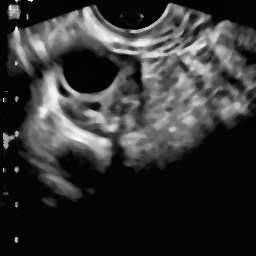
#> input picture cellposeTest/dominant_follicle_0001.jpg, 256 x 256 px, found by its file name
$ jupyter execute --allow-errors Part_2_template.ipynb
#> lines starting #> are read from the running program, lines starting #| are printed output that depends on the picture; after the words box and inside, x2 and y2 are one past the last pixel; in counts of white or black regions, pixels touching at a corner belong together
# QP2 Computational Lab Week 2 Template

In Part 1, we loaded our ultrasound images and did some pre-processing of an image to make the follicles more distinct, and therefore easier to recognize by AI models. We quantified the improvements to signal-to-noise ratio provided by a median filter and CLAHE method.

This week, we will work to create 'masks' of the follicles on pre-processed images, which can be used for training AI systems to recognize our features of interest.

We will explore three methods:
* The Gold Standard: Manual annotation of images
* A Silver (?) Standard: Using CellPose, a generalist algorithm for cellular segmentation, released in 2020
* The 'Traditional' Method: Using OpenCV (cv2), an open-source computer vision library, available since 2011

First, let's pre-process all of the files in your Dominant Follicle folder. (No need to do the ROI or CNR checks anymore; we already validated this method in Part 1.). Here is some sample code for that. If you changed any of the processing parameters for median blur or CLAHE, make the same modifications here.

[cell 1]
import cv2
import os
import glob
from tqdm import tqdm # Useful for showing a progress bar

def bulk_process_ultrasound(input_dir, output_dir):
    # 1. Create output directory if it doesn't exist
    if not os.path.exists(output_dir):
        os.makedirs(output_dir)
        print(f"Created directory: {output_dir}")

    # 2. Get list of all .jpg files
    image_paths = glob.glob(os.path.join(input_dir, "*.jpg"))
    print(f"Found {len(image_paths)} images to process.")

    # 3. Setup CLAHE
    clahe = cv2.createCLAHE(clipLimit=3.0, tileGridSize=(8,8))

    # 4. Loop through images
    for path in tqdm(image_paths):
        # Read image
        img = cv2.imread(path, cv2.IMREAD_GRAYSCALE)
        if img is None: continue

        # --- WEEK 1 PIPELINE ---
        # Step A: Median Filter (Speckle removal)
        denoised = cv2.medianBlur(img, 5)

        # Step B: CLAHE (Contrast stretch)
        processed = clahe.apply(denoised)

        # 5. Save the result
        file_name = os.path.basename(path)
        save_path = os.path.join(output_dir, file_name)
        cv2.imwrite(save_path, processed)

    print(f"\nDone! Processed images are in: {output_dir}")

[cell 2]
input_directory = r'C:\Users\zacha\qp2Clab1\archive\Ovarian_US\dominant_follicle'
bulk_process_ultrasound(input_directory, "output_images")

Once this is done, you will set up LabelMe to generate high-quality "Gold Standard" datasets for medical segmentation. LabelMe is a Python-based annotation tool that allows us to draw precise polygons around follicles.

Since LabelMe is a Python package, the safest way to install it is within a Virtual Environment to avoid conflicts with your other AI libraries.

# Manual Annotation

## Create a Dedicated Environment

Open your terminal (or Anaconda Prompt) and run:

conda create --name labelme python=3.9

Then activate it:

conda activate labelme

## Install LabelMe

Once the environment is active, install the package via pip:

pip install labelme

## Launch the App

Simply type the name of the tool in your terminal:

labelme

A window should pop up. You can now go to File > Open Dir and select your folder of processed ultrasound .jpg files. Be sure to use the processed JPEGs, not the raw ones. LabelMe will create .json files in the same folder.

## How to Annotate for Folliculometry
To get the best results for your future U-Net, follow these "Clinical Annotation" rules:

Use Polygons: Click "Create Polygons" (or press Ctrl+N). Do not use rectangles; follicles are organic, fluid-filled sacs and require precise boundary tracing.

The "Inner Wall" Rule: In ultrasound, the follicle wall has some thickness. Aim for the interface where the dark fluid meets the gray tissue.

Naming Conventions: When prompted for a label, use a consistent name like follicle. If you are tracking multiple follicles, you can name them follicle_1, follicle_2, etc.

Save Often: LabelMe creates one .json file for every .jpg image. These files contain the coordinate points you will later convert into .png masks.

Your task: Annotate the dominant follicle in 5 images, using LabelMe.  When that is done, return here.

Now that you have 5 .json files from LabelMe, let's do a Mask Audit. This makes sure our manual work is ready for AI.

First, convert your json files to binary masks to create .png files. Here is sample code to do that one at a time.

[cell 3]
import json
import numpy as np
import cv2

def json_to_binary_mask(json_path, image_shape):
    with open(json_path, 'r') as f:
        data = json.load(f)

    # Create blank canvas
    mask = np.zeros(image_shape, dtype=np.uint8)

    for shape in data['shapes']:
        # Extract polygon points
        points = np.array(shape['points'], dtype=np.int32)
        # Fill polygon with 255 (Follicle)
        cv2.fillPoly(mask, [points], 255)

    return mask

# Save as PNG (NOT JPG!).  Example:
# cv2.imwrite('mask_01.png', mask)

[cell 4]
# if you're not sure what your image_shape is, check it here:
import cv2

# Load one of your processed images
temp_img = cv2.imread('output_images/dominant_follicle_0001.jpg', cv2.IMREAD_GRAYSCALE)
#> temp_img is the input picture: shape (256, 256); min 0, max 255, mean 53.1

# This will give you a tuple like (480, 640)
my_shape = temp_img.shape
#> my_shape = (256, 256)

print(f"The image shape is: {my_shape}")
#| The image shape is: (256, 256)

#> (a cell that did not finish here is left out)

[cell 6]
import cv2
import matplotlib.pyplot as plt

def check_mask_alignment(img, mask):
    # Create a red-tinted overlay
    overlay = img.copy()
    overlay = cv2.cvtColor(overlay, cv2.COLOR_GRAY2RGB)
    overlay[mask > 0] = [0, 0, 255]

    # Blend the original and the overlay
    alpha = 0.3
    combined = cv2.addWeighted(overlay, alpha, cv2.cvtColor(img, cv2.COLOR_GRAY2RGB), 1 - alpha, 0)

    return combined

# Just process the first image without displaying
img_path = f"output_images/dominant_follicle_0001.jpg"
mask_path = f"mask_0001.png"

img = cv2.imread(img_path, cv2.IMREAD_GRAYSCALE)
mask = cv2.imread(mask_path, cv2.IMREAD_GRAYSCALE)

if img is not None and mask is not None:
    result = check_mask_alignment(img, mask)
    print("Alignment check completed successfully")
else:
    print("Could not load image or mask")

Now do an overlay check: Use the code below to overlay your mask onto the original image. If the red "tint" doesn't perfectly match the follicle boundary, you need to refine your trace in LabelMe.

[cell 7]
import cv2

for i in range(1, 6):
    img_path = f"output_images/dominant_follicle_{i:04d}.jpg"
    mask_path = f"mask_{i:04d}.png"

    img = cv2.imread(img_path, cv2.IMREAD_GRAYSCALE)
    mask = cv2.imread(mask_path, cv2.IMREAD_GRAYSCALE)

    if img is not None and mask is not None:
        # Create a red-tinted overlay
        overlay = img.copy()
        overlay = cv2.cvtColor(overlay, cv2.COLOR_GRAY2RGB)
        overlay[mask > 0] = [0, 0, 255]

        # Blend the original and the overlay
        alpha = 0.3
        combined = cv2.addWeighted(overlay, alpha, cv2.cvtColor(img, cv2.COLOR_GRAY2RGB), 1 - alpha, 0)

        # Save instead of display
        cv2.imwrite(f"alignment_check_{i:04d}.png", combined)
        print(f"Saved alignment_check_{i:04d}.png")
    else:
        print(f"Could not load image or mask for follicle_{i:04d}")

# CellPose Annotation

Unless you would like to manually annotate all of the files in the folder, let's try some ways to automate the rest of the dataset.  Cellpose was first made publicly available as a preprint on bioRxiv on February 3, 2020. The peer-reviewed paper was subsequently published in the journal Nature Methods on February 3, 2020, and appeared in the January 2021 issue.

It was developed by Carsen Stringer, Tim Wang, Michalis Michaelos, and Marius Pachitariu of the Janelia Research Campus as a "generalist algorithm for cellular segmentation" designed to work on a wide variety of biological images. It's pretty impressive!

NOTE: I do not expect Cellpose to do very well - don't be alarmed if it does a poor job.  But you might uncover a great way to use it!

Take a few minutes to go to cellpose.org and play around with the sample images there.  This will give you a lot better idea of the capabilities of the system and what we will be trying to do with our calls to Cellpose from our script.

[cell 8]
# First install Cellpose

Cellpose takes a lot of processing power. Before trying to annotate the entire folder, create a working folder of a subset; use just the files you manually annotated in LabelMe. Use the working folder for the rest of this section.

[cell 9]
# Apply Cellpose to annotate the small subset of your processed images, corresponding to those you manually annotated
import os
import cv2
import numpy as np
from cellpose import models, io
from tqdm import tqdm

def run_cellpose_v4_final(input_dir, output_dir):
    # 1. Create directory
    if not os.path.exists(output_dir):
        os.makedirs(output_dir)

    # 2. Setup Device (v4 standard)
    device, gpu = models.assign_device(use_torch=True, gpu=True)

    # 3. Initialize ONLY the CellposeModel (Note the single .models)
    # Using model_type='cyto2' here forces it to skip the SAM search
    model = models.CellposeModel(gpu=gpu, pretrained_model='cyto2', device=device)

    # 4. Filter for images
    files = [f for f in os.listdir(input_dir) if f.endswith('.jpg')]
    print(f"Processing {len(files)} images on {device}...")

    for f in tqdm(files):
        img_path = os.path.join(input_dir, f)
        img = io.imread(img_path)

        # 5. The V4-Clean Eval Call
        # channels=[0,0] is used for single-channel grayscale
        # invert=True is CRITICAL: it turns dark follicles into 'cells' for the AI
        masks, flows, styles = model.eval(
            img,
            diameter=100,             # None = auto-estimate follicle size
            channels=[0,0],

           resample=True,
           # [4 lines of commented-out code are left out]
        )

        # 6. Convert to binary mask (0 and 255)
        binary_mask = (masks > 0).astype(np.uint8) * 255

        # 7. Save as PNG
        mask_name = f.replace('.jpg', '_mask.png')
        cv2.imwrite(os.path.join(output_dir, mask_name), binary_mask)

[cell 10]
run_cellpose_v4_final("cellposeTest", "cellpose_output")
#> (the call stopped at in run_cellpose_v4_final, `device, gpu = models.assign_device(use_torch=True, gpu=True)`: cellpose is not available in this run)

Compare a Cellpose-created mask to the manual mask of the same follicle.

How did it do? If you did not get a good match, try adjusting the diameter variable and run again. Also try adjusting the cellprob_threshold and the flow_threshold. Keep track of the variables you adjust.

Try (at least) three different parameter settings. Save the image corresponding to one of your manual masks for each parameter setting.

## Evaluating the effectiveness of the Cellpose model

To see how well Cellpose did, we need to calculate the Dice Coefficient (also known as the F1-Score). This metric is the industry standard for validating medical segmentations. It measures how many pixels the AI (Cellpose) and the Human (LabelMe) agreed upon, relative to the total number of "follicle" pixels.

Dice Coefficient Evaluation Script

This script will loop through your "Gold Standard" (manual) folder and find the corresponding Cellpose masks to calculate the overlap score.

In medical imaging, a Dice score > 0.85 is generally considered excellent. If your Cellpose masks score significantly lower, it’s a sign that you need to adjust parameters in the model.eval function or do more "Human-in-the-Loop" corrections, meaning that you manually adjust poorly annotated images in LabelMe and return them to the folder.

Dice= $ \frac{2|A\cup B|}{|A|+|B|}$

How to Interpret Your Results

|Dice Score|Interpretation	|Action Required|
| --- | --- | --- |
|0.90 - 1.0	|Excellent	|The AI is ready to be used as ground truth for Part 3.|
|0.75 - 0.89|	Good	|Standard for ultrasound; minor "Human-in-the-Loop" cleaning needed.|
|Below 0.70	|Poor|	Your diameter parameter in Cellpose is likely wrong, or your CLAHE contrast is too low, or this method just isn't suitable.|

[cell 11]
import cv2
import numpy as np
import os
import glob

def calculate_dice(manual_path, ai_path):
    # Load masks as binary (0 or 255)
    m_mask = cv2.imread(manual_path, cv2.IMREAD_GRAYSCALE)
    a_mask = cv2.imread(ai_path, cv2.IMREAD_GRAYSCALE)

    if m_mask is None or a_mask is None:
        return None

    # Threshold to ensure they are strictly boolean (True/False)
    m_bool = m_mask > 0
    a_bool = a_mask > 0

    # Calculate Intersection and Sum
    intersection = np.logical_and(m_bool, a_bool).sum()
    total_pixels = m_bool.sum() + a_bool.sum()

    if total_pixels == 0:
        return 1.0 # Both are empty, technically a perfect match

    dice = (2. * intersection) / total_pixels
    return dice

def run_evaluation(manual_dir, ai_dir):
    manual_files = glob.glob(os.path.join(manual_dir, "mask_*.png"))
    scores = []

    print(f"{'Image Name':<30} | {'Dice Score':<10}")
    print("-" * 45)

    for m_path in manual_files:
        # Extract the number from mask_0001.png -> 0001
        base_name = os.path.basename(m_path).replace('mask_', '').replace('.png', '')
        # Match to dominant_follicle_0001_mask.png
        a_path = os.path.join(ai_dir, f"dominant_follicle_{base_name}_mask.png")

        if os.path.exists(a_path):
            score = calculate_dice(m_path, a_path)
            scores.append(score)
            print(f"follicle_{base_name:<24} | {score:.4f}")
        else:
            print(f"Warning: AI mask not found for dominant_follicle_{base_name}_mask.png")

    if scores:
        print("-" * 45)
        print(f"Mean Dice Score for Dataset: {np.mean(scores):.4f}")

run_evaluation('manualMasks', 'cellpose_output')

# Traditional Computer Vision

Cellpose was built primarily for fluorescence microscopy (sharp, glowing edges). Ultrasound is the opposite: it's "speckle-heavy," noisy, and the boundaries are often fuzzy textures rather than clean lines.

Let's try Traditional Computer Vision (Watershed Segmentation) or Active Contours.

## Watershed Segmentation

Watershed is the classic "topographic" approach. It treats your image like a map: dark follicles are "valleys" and bright stroma are "peaks." We "flood" the valleys with water (labels) until they hit the peaks (walls). This uses OpenCV and doesn't require any pretrained models. It relies entirely on the contrast you created in Part 1.

Test this on your subset folder.

[cell 12]
import cv2
import numpy as np
import os
from tqdm import tqdm

def refined_watershed(input_dir, output_dir):
#> called with input_dir = 'cellposeTest', output_dir = 'watershed_masks'
    if not os.path.exists(output_dir):
        os.makedirs(output_dir)

    files = [f for f in os.listdir(input_dir) if f.endswith('.jpg')]

    for f in tqdm(files):
        # 1. Load and Blur
        img = cv2.imread(os.path.join(input_dir, f), cv2.IMREAD_GRAYSCALE)
        # A slight Gaussian blur helps merge speckle noise before thresholding
        blurred = cv2.GaussianBlur(img, (5, 5), 0)

        # 2. Adaptive Thresholding
        # Instead of one fixed number, this looks at 11x11 pixel neighborhoods
        # Follicles are dark, so we use THRESH_BINARY_INV to make them white
        thresh = cv2.adaptiveThreshold(blurred, 255, cv2.ADAPTIVE_THRESH_GAUSSIAN_C,
                                      cv2.THRESH_BINARY_INV, 17, 7)
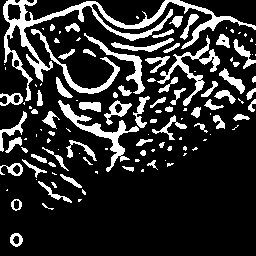
#> thresh: shape (256, 256); 18.6% white; 123 white regions (55 under 20 px), largest, box (x1, y1, x2, y2) and area: (3, 0, 256, 101) 3144, (58, 100, 139, 172) 947, (157, 35, 220, 106) 799

        # 3. Morphological Cleaning
        kernel = np.ones((3,3), np.uint8)
        # 'Opening' removes white noise (speckles) from the background
        opening = cv2.morphologyEx(thresh, cv2.MORPH_OPEN, kernel, iterations=2)
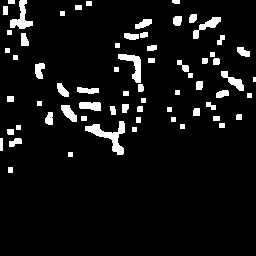
#> opening: shape (256, 256); 6.9% white; 67 white regions (1 under 20 px), largest, box (x1, y1, x2, y2) and area: (85, 121, 125, 155) 463, (10, 0, 33, 29) 288, (118, 54, 141, 83) 280
        # 'Closing' fills small holes inside the follicles
        closing = cv2.morphologyEx(opening, cv2.MORPH_CLOSE, kernel, iterations=2)
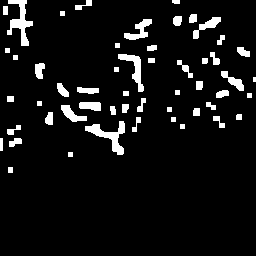
#> closing: shape (256, 256); 7.1% white; 53 white regions (1 under 20 px), largest, box (x1, y1, x2, y2) and area: (7, 0, 33, 46) 476, (85, 121, 125, 155) 467, (118, 54, 144, 92) 329

        # 4. Distance Transform (The "Seed" Creator)
        # This calculates the distance from every white pixel to the nearest black pixel
        dist_transform = cv2.distanceTransform(closing, cv2.DIST_L2, 5)
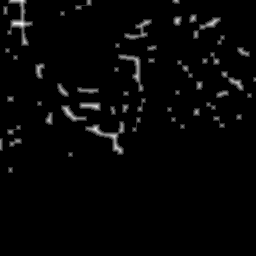
#> dist_transform: shape (256, 256) float32; min 0, max 5.39, mean 0.131; drawn with min black and max white

        # 5. Refining the Foreground (Sure FG)
        # Increase the 0.2 factor to 0.5 if you get too many small detections
        # Decrease it to 0.1 if follicles are being ignored
        ret, sure_fg = cv2.threshold(dist_transform, .4 * dist_transform.max(), 255, 0)
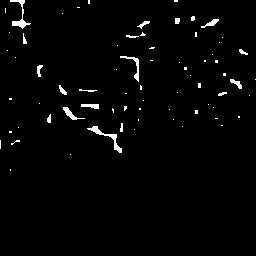
#> sure_fg: shape (256, 256) float32; 2% white; 71 white regions (53 under 20 px), largest, box (x1, y1, x2, y2) and area: (87, 126, 122, 153) 172, (10, 0, 31, 29) 157, (120, 56, 139, 82) 107
        sure_fg = np.uint8(sure_fg)

        # 6. Save as Mask
        mask_name = f.replace('.jpg', '_mask.png')
        cv2.imwrite(os.path.join(output_dir, mask_name), sure_fg)


refined_watershed('cellposeTest', 'watershed_masks')

## Key Parameter Tuning

If the output isn't perfect, these are the "knobs" you should turn (and document in your discussion):

The Neighborhood Size (11, 2): In adaptiveThreshold, the 11 is the block size. If your follicles are very large, increase this to 21 or 31. If it's catching too much "texture" as follicles, increase the constant 2 to 5.

The Distance Multiplier (0.2): This is the most sensitive part.

If your follicles look like tiny dots: The multiplier is too high (e.g., 0.5). Lower it to 0.1.

If multiple follicles are merged into one blob: The multiplier is too low. Raise it to 0.3 or 0.4.

Without the distance transform, two follicles touching each other would be seen as one giant "mega-follicle." The distance transform finds the "peak" (the center) of each follicle, allowing the algorithm to realize there are two distinct centers.

Try (and document) three parameter adjustments.

#> (a cell that did not finish here is left out)

Calculate a dice score for your best Watershed image.

[cell 14]
run_evaluation('manualMasks', 'watershed_masks')
